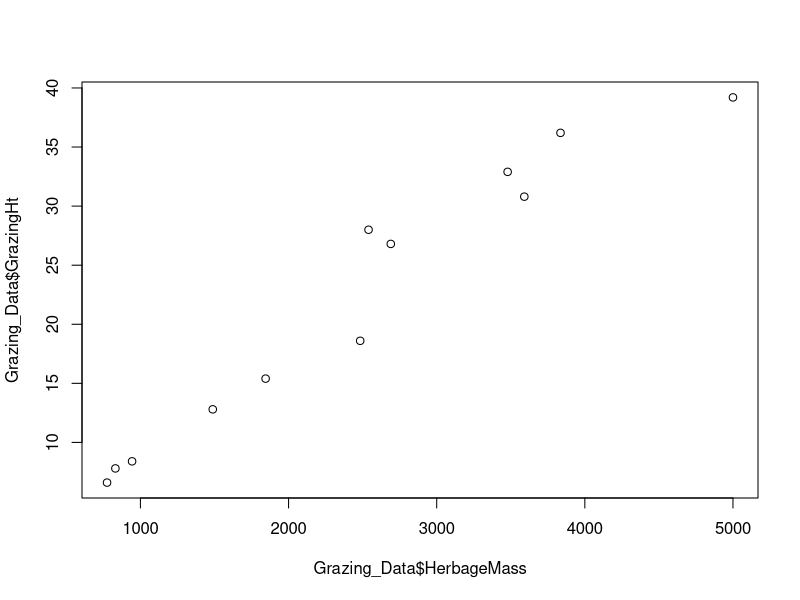
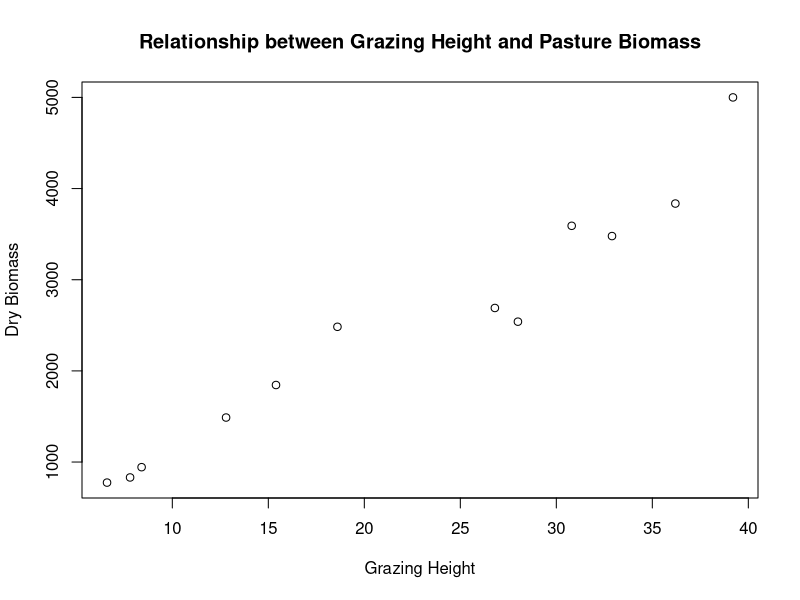
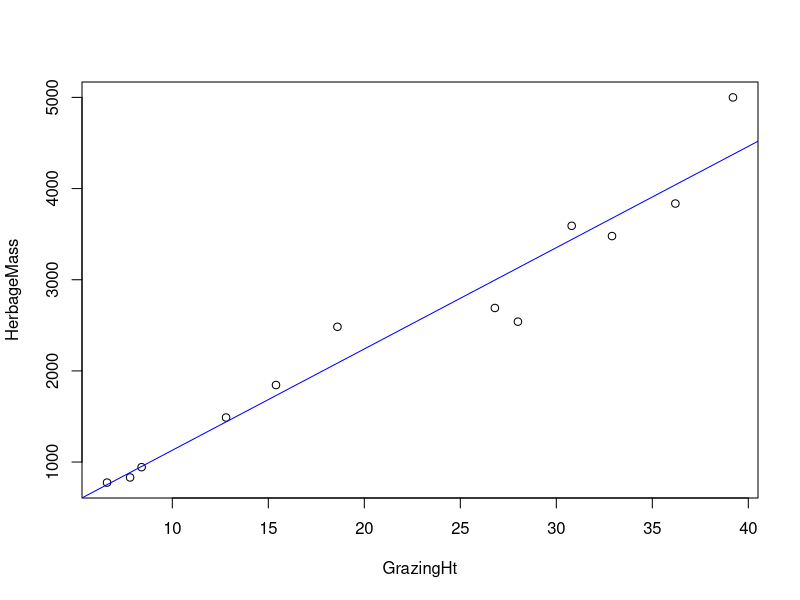
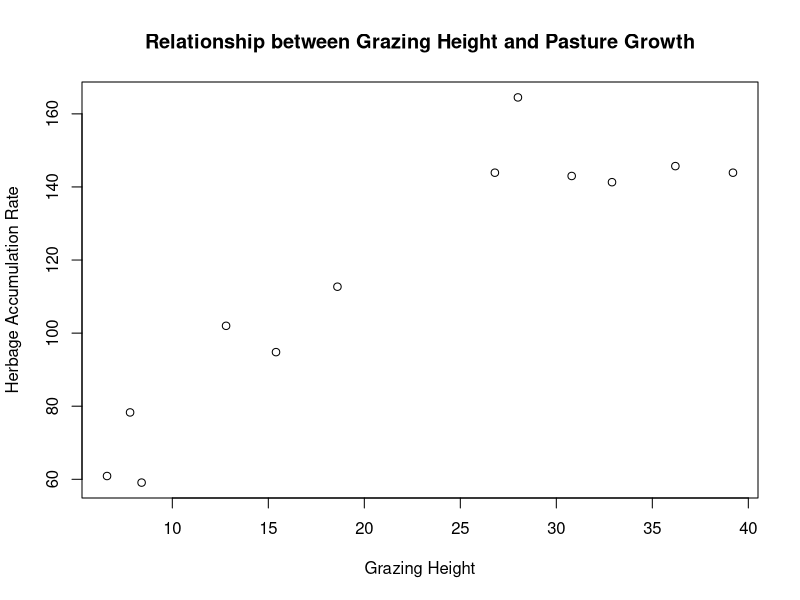

Recreate these plots in R, in order.
## ---- chunk 1
knitr::opts_chunk$set(echo = TRUE)
## ---- chunk 2
# Clean your workspace/remove all objects
rm(list=ls())

#install.packages("dplyr")
library(dplyr)
## ---- chunk 3
# Read dataset
Grazing_Data <- read.csv("Data/GrassHeightData.csv")

# Look at the data
head(Grazing_Data)
## ---- chunk 4
str(Grazing_Data)
## ---- chunk 5
summary(Grazing_Data)
## ---- chunk 6
plot(Grazing_Data$HerbageMass, Grazing_Data$GrazingHt)
## ---- chunk 7
plot(Grazing_Data$HerbageMass ~ Grazing_Data$GrazingHt,
     xlab="Grazing Height",
     ylab="Dry Biomass",
     main="Relationship between Grazing Height and Pasture Biomass")
## ---- chunk 8
# names(Grazing_Data)  # We may want to print the variable names in our dataset before fitting models
lm1 <- lm(HerbageMass ~ GrazingHt, data = Grazing_Data)
## ---- chunk 9
summary(lm1)
## ---- chunk 10
shapiro.test(lm1$residuals)
## ---- chunk 11
plot(HerbageMass ~ GrazingHt, data = Grazing_Data)
abline(lm1, col="blue")
## ---- chunk 12
plot(Grazing_Data$HerbageAccumulationRate ~ Grazing_Data$GrazingHt,
     xlab="Grazing Height",
     ylab="Herbage Accumulation Rate",
     main="Relationship between Grazing Height and Pasture Growth")
## ---- chunk 13
lm2 <- lm(HerbageAccumulationRate ~ GrazingHt, data = Grazing_Data)
lm3 <- lm(HerbageAccumulationRate ~ GrazingHt + I(GrazingHt^2), data = Grazing_Data)
summary(lm2)
summary(lm3)
## ---- chunk 14
AIC(lm2)
AIC(lm3)
